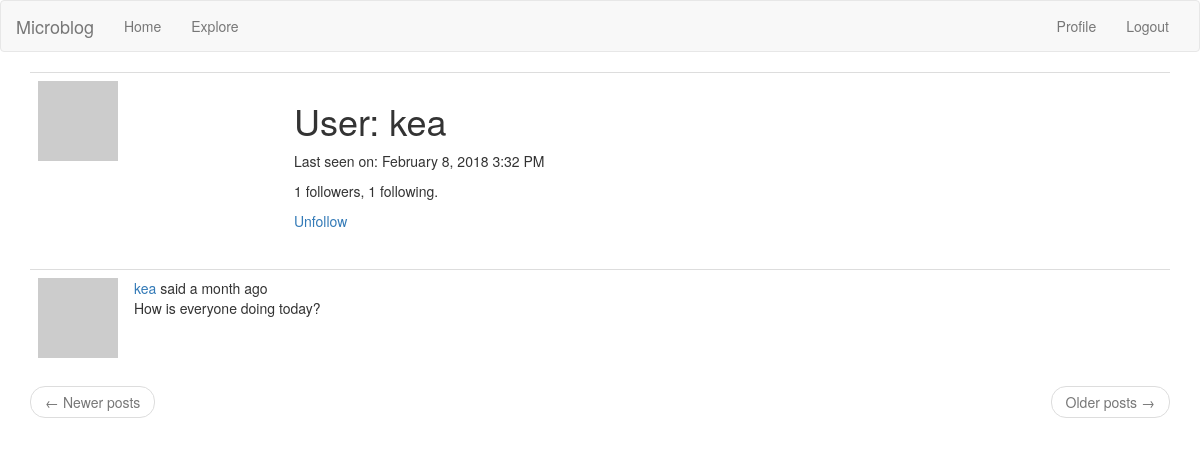
Screenshot of /user/kea (signed in) with the database file from the repository.
### app/models.py (models this page shows, shortened)
class User(UserMixin, db.Model):
    id = db.Column(db.Integer, primary_key = True)
    username = db.Column(db.String(64), index = True, unique = True)
    email = db.Column(db.String(120), index = True, unique = True)
    password_hash = db.Column(db.String(128))
    posts = db.relationship("Post", backref = "author", lazy = "dynamic")
    about_me = db.Column(db.String(140))
    last_seen = db.Column(db.DateTime, default = datetime.utcnow)
    followed = db.relationship("User", secondary = followers,
    primaryjoin = (followers.c.follower_id == id),
    secondaryjoin = (followers.c.followed_id == id),
    backref = db.backref("followers", lazy = "dynamic"), lazy = "dynamic")
    def avatar(self, size):
        digest = md5(self.email.lower().encode("utf-8")).hexdigest()
        return "https://www.gravatar.com/avatar/{}?d=retro&s={}".format(digest, size)
    def is_following(self, user):
        return self.followed.filter(followers.c.followed_id==user.id).count()>0

class Post(db.Model):
    id = db.Column(db.Integer, primary_key = True)
    body = db.Column(db.String(140))
    timestamp = db.Column(db.DateTime, index = True, default = datetime.utcnow)
    user_id = db.Column(db.Integer, db.ForeignKey("user.id"))
    language = db.Column(db.String(5))

### app/routes.py (the view)
@flaskApp.route("/user/<username>")
@login_required
def user(username):
    user = User.query.filter_by(username = username).first_or_404()
    page = request.args.get("page", 1, type = int)
    posts = user.posts.order_by(Post.timestamp.desc()).paginate(page,
        flaskApp.config["POSTS_PER_PAGE"], False)
    next_url = url_for("user", page = posts.next_num, username = username) if posts.has_next else None
    prev_url = url_for("user", page = posts.prev_num, username = username) if posts.has_prev else None
    return render_template("user.html", user = user, posts = posts.items,
        next_url = next_url, prev_url = prev_url)

### app/models.py (called while the page is built)
@login.user_loader
def load_user(id):
    return User.query.get(int(id))

### app/routes.py (called while the page is built)
@flaskApp.before_request
def before_request():
    if current_user.is_authenticated:
        current_user.last_seen = datetime.utcnow()
        db.session.commit()
    g.locale = str(get_locale())

### app/templates/user.html (shortened to what this page needs)
{% extends "base.html" %}
{% block app_content %}
    <table class = "table table-hover">
        <tr>
        <td width = "256px"><img src = "{{ user.avatar(256) }}"</td>
        <td>
            <h1>{{ _("User") }}: {{ user.username }}</h1>
            {% if user.last_seen %}<p>{{ _("Last seen on") }}: {{ moment(user.last_seen).format("LLL") }}</p>{% endif %}
            <p>{{ _("%(count)d followers", count=user.followers.count()) }}, {{ _("%(count)d following.", count=user.followed.count()) }}</p>
            {% if user == current_user %}
            <p><a href = "{{ url_for('edit_profile') }}">{{ _("Edit your profile") }}</a></p>
            <!-- follow or unfollow buttons, depending on whether current_user is
            already following them. -->
            {% elif not current_user.is_following(user) %}
            <p><a href = "{{ url_for('follow', username = user.username) }}">{{ _("Follow") }}</a></p>
            {% else %}
            <p><a href = "{{ url_for('unfollow', username = user.username) }}">{{ _("Unfollow") }}</a></p>
            {% endif %}
        </td>
        </tr>
    </table>
    {% for post in posts %}
        {% include "_post.html" %}
    {% endfor %}
    <nav aria-label="...">
        <ul class="pager">
            <li class="previous{% if not prev_url %} disabled{% endif %}">
                <a href="{{ prev_url or '#' }}">
                    <span aria-hidden="true">&larr;</span> {{ _("Newer posts") }}
                </a>
            </li>
            <li class="next{% if not next_url %} disabled{% endif %}">
                <a href="{{ next_url or '#' }}">
                    {{ _("Older posts") }} <span aria-hidden="true">&rarr;</span>
                </a>
            </li>
        </ul>
    </nav>
{% endblock %}

### app/templates/_post.html (shortened to what this page needs)
<table class = "table table-hover">
    <tr>
        <td width = "70px">
            <a href = "{{ url_for('user', username = post.author.username) }}">
                <img src = "{{ post.author.avatar(70) }}">
            </a>
        </td>
        <td>
            {{ _("%(username)s said %(when)s",
                username = user_link, when = moment(post.timestamp).fromNow()) }}
            <br>
            <span id="post{{ post.id }}">{{ post.body }}</span>
        </td>
    </tr>
</table>

### rows the page displays
User: username "kea", last_seen "February 8, 2018 3:32 PM"
Post: body "How is everyone doing today?"
